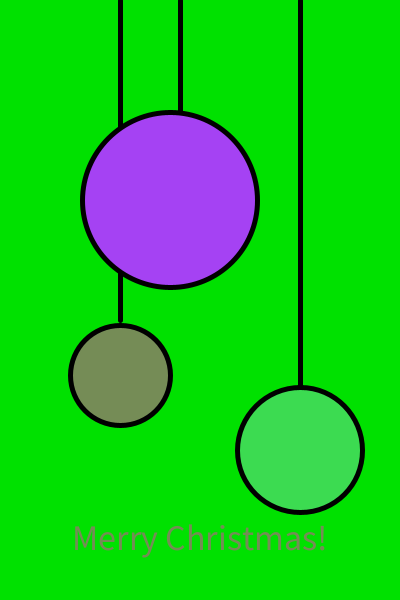
Frame 1 (no input)
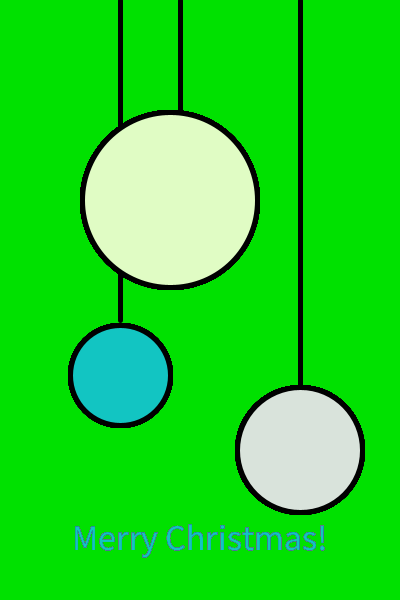
Frame 60 (the mouse pressed at the canvas centre just before this capture)
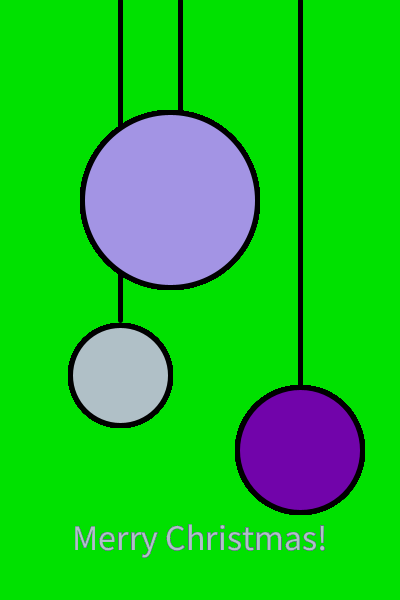
Frame 120 (the mouse held since frame 60 and released just before this capture)

The Processing sketch that drew these frames (run headless with seeded random() and noise(); from frame 60 on, the mouse is pressed at the canvas centre):

// Processing sketch: processing_48383
// ── processing_48383.pde

void setup()
{
size(400, 600) ;
background(0, 225, 0) ;
smooth() ;
strokeWeight(5) ;
line(180, 0, 180, 120) ;
line(120, 0, 120, 320) ;
line(300, 0, 300, 385) ;



}

void draw()
{
fill(random(256), random(256), random(256) ) ;
ellipse( 170, 200, 175, 175 ) ;
frameRate(5) ;

fill(random(256), random(256), random(256) ) ;
ellipse( 300, 450, 125, 125 ) ;
frameRate(5) ;
  
fill(random(256), random(256), random(256) ) ;
ellipse( 120, 375, 100, 100 ) ;
frameRate(5) ;

textAlign(CENTER) ;
textSize(36) ;
text("Merry Christmas!" ,200, 550) ;
}
